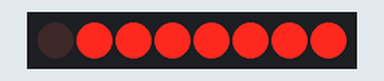
Bench run of a sketch on a simulated Arduino Uno, built with avr-gcc and run on an emulated ATmega328P. Parts: 8 shift-register outputs drawn as a row of LEDs (first output left, lit = HIGH). Wiring (inferred from the names in the program): shift register (74HC595): data pin 11; shift clock pin 12; latch pin 8. Wiring (inferred from the signals the program sends): row of LEDs: on Q0, Q1, Q2, Q3, Q4, Q5, Q6, Q7.

Above: at 1.3 s.
At 2.3 s:
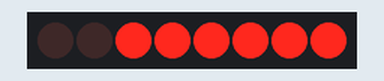
At 3.3 s:
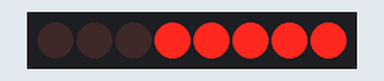
At 4.3 s:
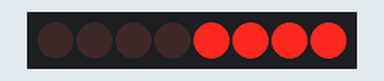
At 6.3 s:
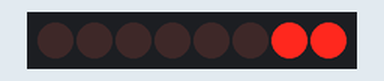
At 8.3 s:
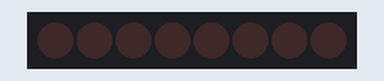
Timing chart, 0 to 11.4 s (numbered marks = the images above):
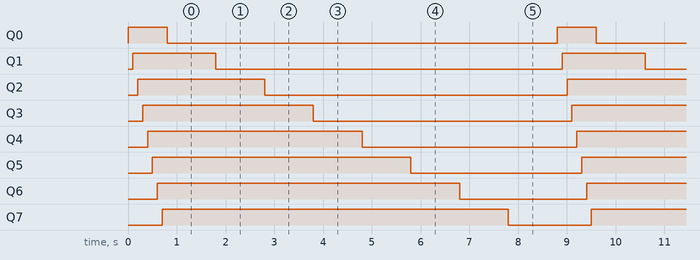

The sketch:

IC_6led.ino
```cpp
int latchPin = 8;
int clockPin = 12;
int dataPin = 11;

//unsigned long time = 0;
unsigned long time1 = 0;
unsigned long time2 = 0;

byte ledStatus;

void setup(){
  pinMode(latchPin, OUTPUT);
  pinMode(clockPin, OUTPUT);
  pinMode(dataPin, OUTPUT);
  digitalWrite(latchPin, LOW);
}

void loop(){
  ledStatus = 0; //0 = 0b00000000 (hệ nhị phân)
  for (int i = 0; i < 8; i++) //0 - 7
  {

      ledStatus = (ledStatus << 1) | 1;
      //Đẩy toàn bộ các bit qua trái 1 bit và thực hiện phép toán OR với 1
      //0 OR 0 = 0
      //0 OR 1 = 1
      //1 OR 1 = 1
      //1 OR 0 = 1

      digitalWrite(latchPin, LOW);
      shiftOut(dataPin, clockPin, MSBFIRST, ledStatus);
      digitalWrite(latchPin, HIGH);
      delay(100);
  }

  for (int i = 0; i<8; i++){
    ledStatus <<=1;
    digitalWrite(latchPin, LOW);
    shiftOut(dataPin, clockPin, MSBFIRST, ledStatus);
    digitalWrite(latchPin,HIGH);
    delay(1000);
  }
}
```

Measured:
- by itself, Q0: alternates HIGH for 0.80 s and LOW for 8.0 s
- by itself, Q1: alternates HIGH for 1.7 s and LOW for 7.1 s
- by itself, Q2: alternates HIGH for 2.6 s and LOW for 6.2 s
- by itself, Q3: alternates HIGH for 3.5 s and LOW for 5.3 s
- by itself, Q4: alternates HIGH for 4.4 s and LOW for 4.4 s
- by itself, Q5: alternates HIGH for 5.3 s and LOW for 3.5 s
- by itself, Q6: alternates HIGH for 6.2 s and LOW for 2.6 s
- by itself, Q7: alternates HIGH for 7.1 s and LOW for 1.7 s
